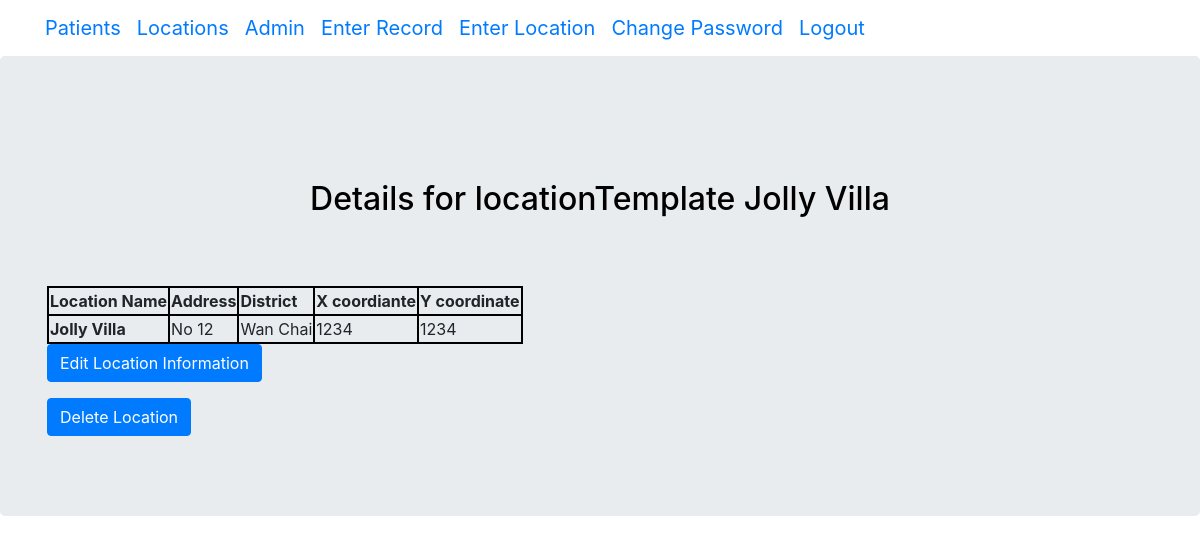
Screenshot of /covidapp/location/9 (signed in) with the database file from the repository.
### covidapp/models.py (models this page shows, shortened)
class LocationTemplate(models.Model):
    location_name = models.CharField(max_length=50, null=True, blank=True)
    address = models.CharField(max_length=300, null=True, blank=True)
    district = models.CharField(max_length=300, null=True, blank=True)
    grid_x = models.IntegerField(null=True, blank=True)
    grid_y = models.IntegerField(null=True, blank=True)

### covidapp/views.py (the view, shortened to what this page needs)
# urls.py: re_path('location/(?P<pk>\d+)$', views.LocationDetailView.as_view(), name='location_detail'),
class LocationDetailView(DetailView):
    model = LocationTemplate
    template_name = 'covidapp/location_detail.html'
    def get_context_data(self, **kwargs):
        context = super().get_context_data(**kwargs)
        return context

### covidapp/templatetags/has_group.py (called while the page is built)
@register.filter(name='has_group')
def has_group(user, group_name):
    return user.groups.filter(name=group_name).exists()

### templates/covidapp/location_detail.html
{% extends "covidapp/base.html" %}
{% block content %}
{% load has_group %}
{% if request.user|has_group:"Epidemiologists" or request.user|has_group:"Staff" %}
<div class="jumbotron">
    <div class="container">
    <div class="header">
        <h2 class="posttitle loader">Details for locationTemplate {{ object.location_name }}</h2>
    </div>
        <table>
            <thead>
                <th>Location Name</th>
                <th>Address</th>
                <th>District</th>
                <th>X coordiante</th>
                <th>Y coordinate</th>
            </thead>
            <tr>
                <th>{{ object.location_name }}</th>
                <td>{{ object.address }}</td>
                <td>{{ object.district }}</td>
                <td>{{ object.grid_x }}</td>
                <td>{{ object.grid_y }}</td>
            </tr>
        </table>
        <p><a class="btn btn-primary" href="{% url 'location_edit' pk=object.pk %}">Edit Location Information</a></p>
        <p><a class="btn btn-primary" href="{% url 'location_remove' pk=object.pk %}">Delete Location</a></p>
    </div>
</div>
{% else %}
<h3>Please Login First</h3>
{% endif %}
{% endblock %}

### static/css/mystyle.css (style rules this page uses)
table,th,td { border: 2px solid black; }
.header { padding: 60px; text-align: center; color: black; font-size: 30px; }

### rows the page displays
LocationTemplate: location_name "Jolly Villa", address "No 12", district "Wan Chai", grid_x "1234", grid_y "1234"
